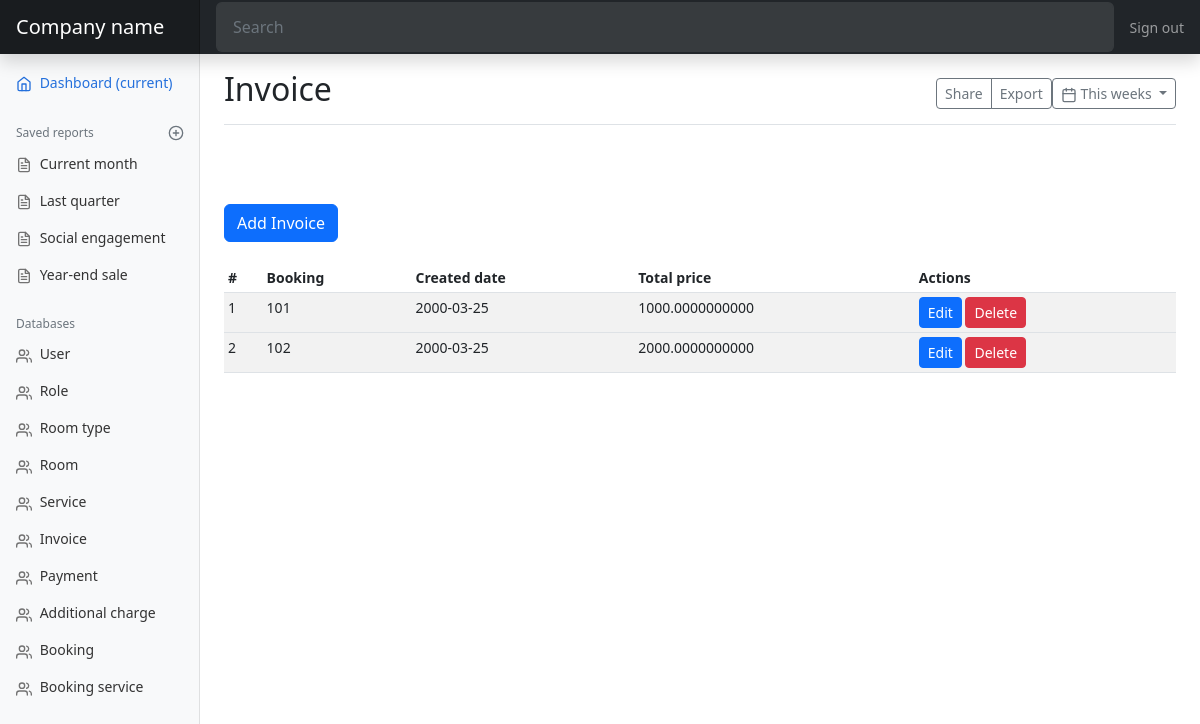
The page /invoice on the database as committed earlier.
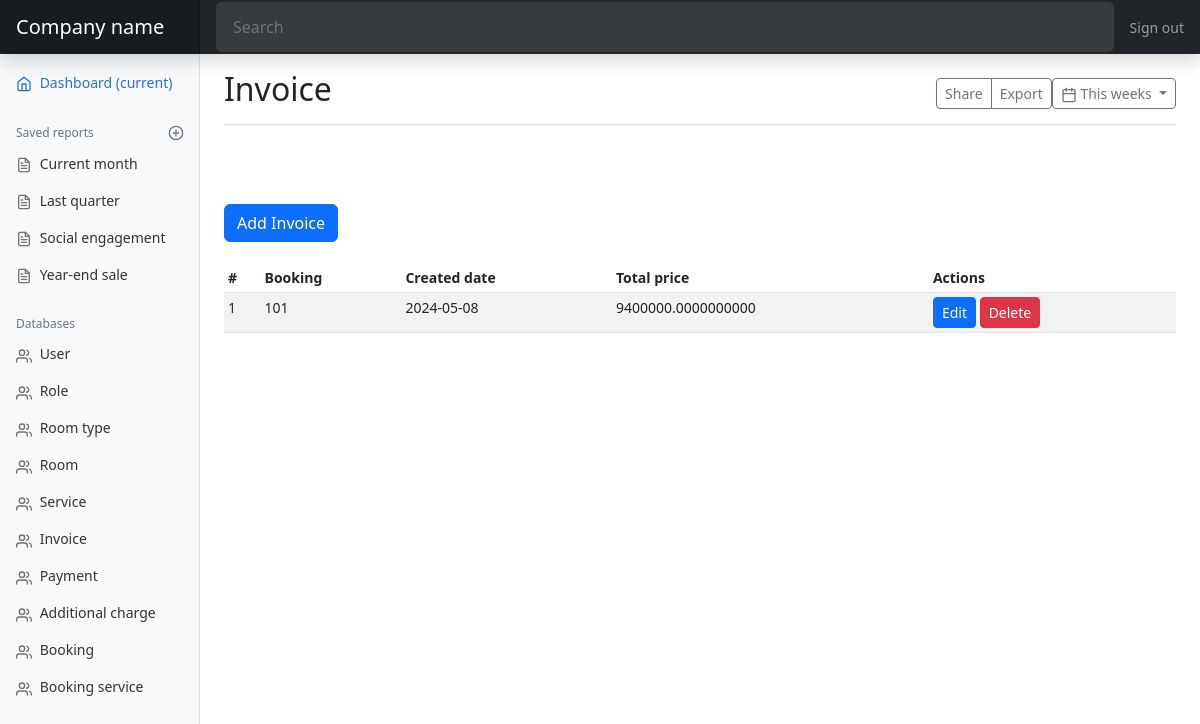
The same page on the database as committed later.
### models.py (models this page shows, shortened)
class Invoice(db.Model):
    id = db.Column(db.Integer, primary_key=True)
    booking_id = db.Column(db.Integer, db.ForeignKey('booking.id'))
    booking = db.relationship('Booking', backref=db.backref('invoice', lazy=True))
    created_date = db.Column(db.Date)
    total_price = db.Column(db.DECIMAL)

class Room(db.Model):
    id = db.Column(db.Integer, primary_key=True)
    room_no = db.Column(db.String(50))
    image = db.Column(db.String(255))
    description = db.Column(db.Text)
    room_type_id = db.Column(db.Integer, db.ForeignKey('room_type.id'))
    room_type = db.relationship('RoomType', backref=db.backref('room', lazy=True))
    status = db.Column(db.Enum(RoomStatus))
    def __str__(self) -> str:
        return self.room_no

### views.py (the view)
@app.route('/invoice')
def invoice_page():
    invoices = models.Invoice.query.all()
    return render_template('mdInvoice.html', invoices=invoices)

### models.py (called while the page is built)
    def __str__(self) -> str:
        return str(self.room)

### templates/mdInvoice.html
{% extends 'admin.html' %}
{% block title %}Invoice{% endblock %}
{% block content %}
<a href="{{ url_for('add_invoice') }}" class="btn btn-primary" tabindex="-1" role="button">Add Invoice</a>
<br/>
<br/>
<div class="table-responsive">
  <table class="table table-striped table-sm">
    <thead>
      <tr>
        <th>#</th>
        <th>Booking</th>
        <th>Created date</th>
        <th>Total price</th>
        <th>Actions</th>
      </tr>
    </thead>
    <tbody>
      {% for invoice in invoices %}
      <tr>
        <td>{{ invoice.id }}</td>
        <td>{{ invoice.booking }}</td>
        <td>{{ invoice.created_date }}</td>
        <td>{{ invoice.total_price }}</td>
        <td>
          <a href="{{ url_for('edit_invoice', invoice_id=invoice.id) }}" class="btn btn-primary btn-sm">Edit</a>
          <a href="{{ url_for('delete_invoice', invoice_id=invoice.id) }}" class="btn btn-danger btn-sm">Delete</a>
        </td>
      <tr>
        {% endfor %}
    </tbody>
  </table>
</div>
{% endblock %}

Rows that differ between the two databases and show on the page:
removed Invoice: id "2", booking "102", created_date "2000-03-25", total_price "2000.0000000000"
changed Invoice id 1: created_date "2000-03-25" → "2024-05-08"; total_price "1000.0000000000" → "9400000.0000000000"
